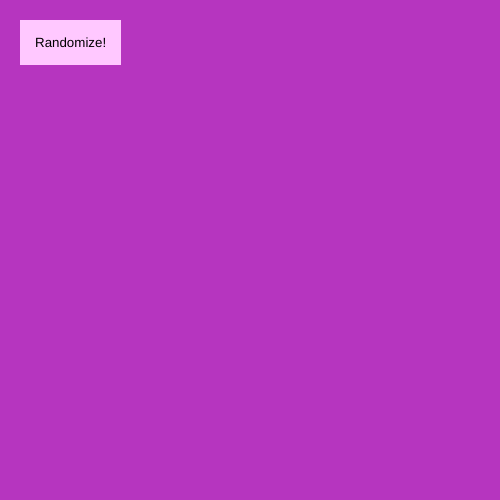
Frame 1 (no input)
Frame 60 (no input): identical to frame 1, image omitted
Frame 120 (the mouse pressed at the canvas centre since frame 60): identical to frame 1, image omitted

The p5.js sketch that drew this single still picture (run headless with seeded random() and noise() and a simulated clock; from frame 60 on, the mouse is pressed at the canvas centre):

// p5.js sketch
// ── sketch.js
//Random button example
//Eevi Rutanen 15.11.2020
//Creating a button, attaching an event listener to button and setting a random value with button click.
//variable for button
var button;
//variable for background color
var col;
function setup(){
    createCanvas(500,500);
    //set a random color
    col = color(random(255),random(255),random(255));
    //create button, set text for button
    button = createButton("Randomize!");
    //set button position and CSS style
    button.position(20,20);
    button.style("border", "none");
    button.style("background-color", "rgb(255,200,255)");
    button.style("padding", "15px");
    //attach event listener (mousePressed) and callback function (randomColor) to the button
    //so every time button is pressed, randomColor function is executed 
    button.mousePressed(randomColor);
}
function draw(){
    //set background color with the randomised variable r
    background(col);
}
//callback function for button
function randomColor(){
    col = color(random(255),random(255),random(255));
    
}
